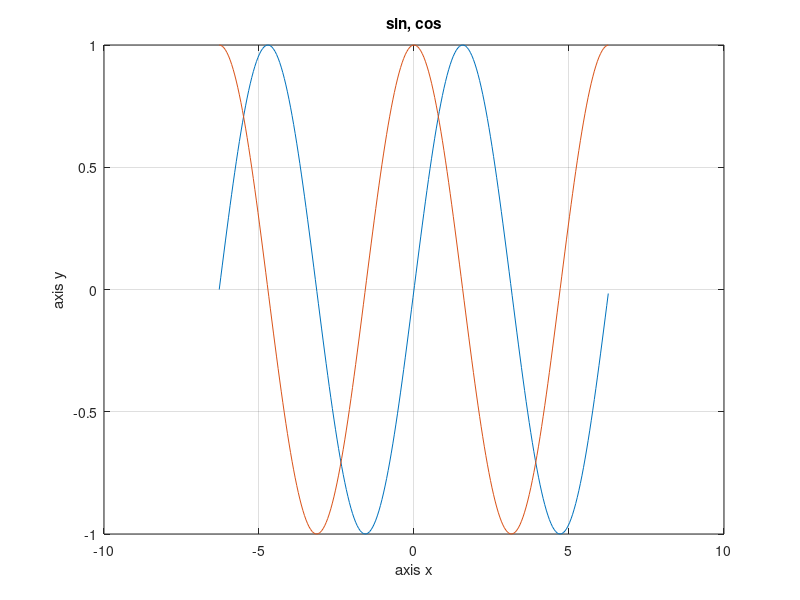

Reproduce this figure in MATLAB.
clc;clear;
x=-2*pi:0.05:2*pi;

y=sin(x);
plot(x,y)
hold on
y=cos(x);%переопределяем y, потому что он уже сохранен в plot
plot(x,y)

xlabel('axis x')
ylabel('axis y')
grid on%setka
title('sin, cos')